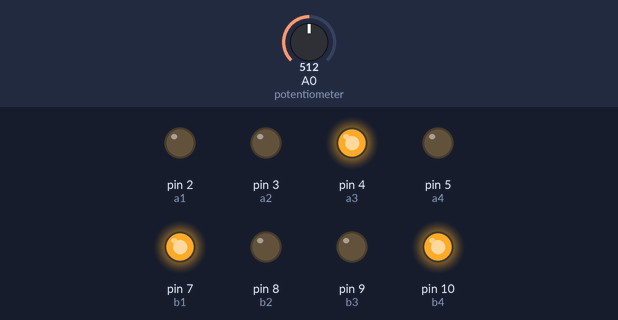
Recording of a sketch running on a simulated Arduino Uno, built with avr-gcc and run on an emulated ATmega328P. On the bench: output pins drawn as LEDs (lit = HIGH). The test bench sets the inputs (shaded band); at power-on: A0 (potentiometer) = 512.

Above: at 1.2 s.
1.3 s: A0 (potentiometer) set to 525
At 2.1 s:
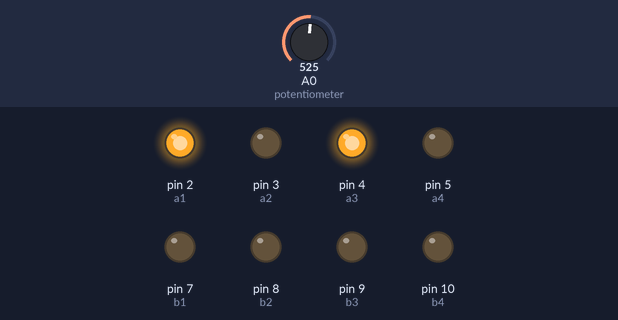
2.8 s: A0 (potentiometer) set to 716
At 3.2 s:
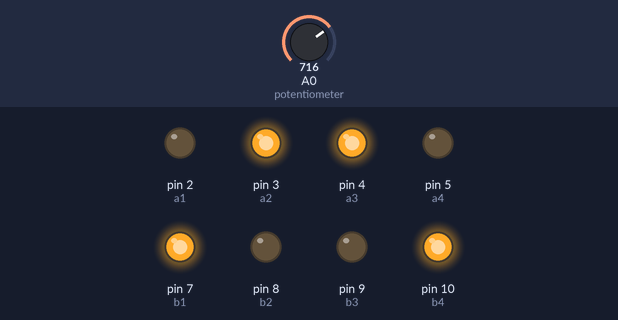
4.3 s: A0 (potentiometer) set to 724
At 5.5 s:
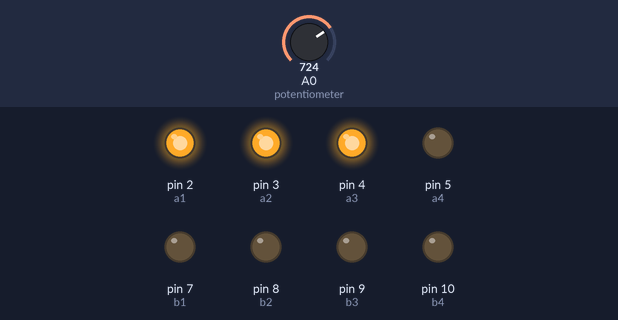
5.8 s: A0 (potentiometer) set to 900
At 6.7 s:
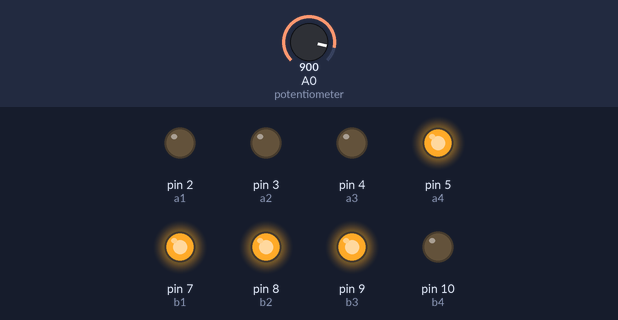
7.3 s: A0 (potentiometer) set to 917
At 7.8 s:
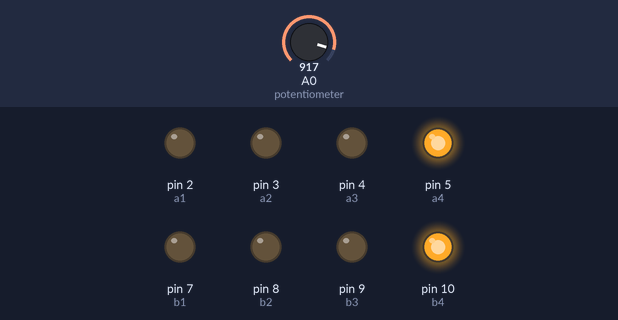
8.8 s: A0 (potentiometer) set to 511
At 10.2 s:
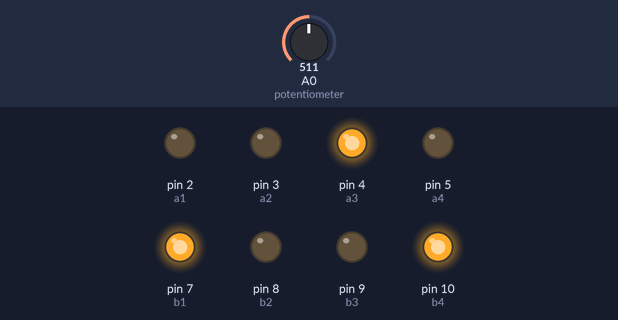
Timing chart, 0 to 11.3 s (numbered marks = the images above; inputs shaded):
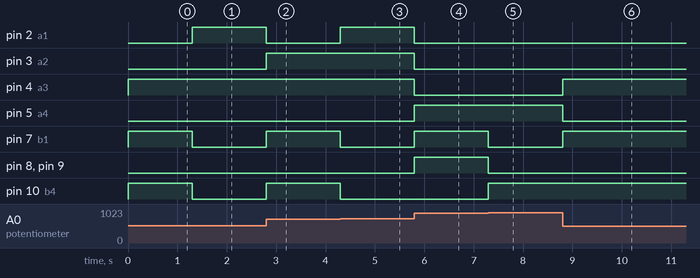

The sketch:

R3_Training_Task_1.ino
```cpp
// Pins for Decoder 1
const byte a1 = 2;
const byte a2 = 3;
const byte a3 = 4;
const byte a4 = 5;

// Pins for Decoder 2
const byte b1 = 7;
const byte b2 = 8;
const byte b3 = 9;
const byte b4 = 10;

int n; // Stores the number
int digit1; // Stores the digit for the first display (the "tens" column)
int digit2; // Stores the digit for the second display (the "ones" column)

void display1(int num) { // For displaying numbers 0-9 on the first display
  if(num == 0) { // 0000
    digitalWrite(a1, LOW);
    digitalWrite(a2, LOW);
    digitalWrite(a3, LOW);
    digitalWrite(a4, LOW);
  }
  if(num == 1) { // 0001
    digitalWrite(a1, HIGH);
    digitalWrite(a2, LOW);
    digitalWrite(a3, LOW);
    digitalWrite(a4, LOW);
  }
  if(num == 2) { // 0010
    digitalWrite(a1, LOW);
    digitalWrite(a2, HIGH);
    digitalWrite(a3, LOW);
    digitalWrite(a4, LOW);
  }
  if(num == 3) { // 0011
    digitalWrite(a1, HIGH);
    digitalWrite(a2, HIGH);
    digitalWrite(a3, LOW);
    digitalWrite(a4, LOW);
  }
  if(num == 4) { // 0100
    digitalWrite(a1, LOW);
    digitalWrite(a2, LOW);
    digitalWrite(a3, HIGH);
    digitalWrite(a4, LOW);
  }
  if(num == 5) { // 0101
    digitalWrite(a1, HIGH);
    digitalWrite(a2, LOW);
    digitalWrite(a3, HIGH);
    digitalWrite(a4, LOW);
  }
  if(num == 6) { //0110
    digitalWrite(a1, LOW);
    digitalWrite(a2, HIGH);
    digitalWrite(a3, HIGH);
    digitalWrite(a4, LOW);
  }
  if(num == 7) { // 0111
    digitalWrite(a1, HIGH);
    digitalWrite(a2, HIGH);
    digitalWrite(a3, HIGH);
    digitalWrite(a4, LOW);
  }
  if(num == 8) { // 1000
    digitalWrite(a1, LOW);
    digitalWrite(a2, LOW);
    digitalWrite(a3, LOW);
    digitalWrite(a4, HIGH);
  }
  if(num == 9) { // 1001
    digitalWrite(a1, HIGH);
    digitalWrite(a2, LOW);
    digitalWrite(a3, LOW);
    digitalWrite(a4, HIGH);
  }
}

void display2(int num) { // For displaying numbers 0-9 on the second display
  if(num == 0) { // 0000
    digitalWrite(b1, LOW);
    digitalWrite(b2, LOW);
    digitalWrite(b3, LOW);
    digitalWrite(b4, LOW);
  }
  if(num == 1) { // 0001
    digitalWrite(b1, HIGH);
    digitalWrite(b2, LOW);
    digitalWrite(b3, LOW);
    digitalWrite(b4, LOW);
  }
  if(num == 2) { // 0010
    digitalWrite(b1, LOW);
    digitalWrite(b2, HIGH);
    digitalWrite(b3, LOW);
    digitalWrite(b4, LOW);
  }
  if(num == 3) { // 0011
    digitalWrite(b1, HIGH);
    digitalWrite(b2, HIGH);
    digitalWrite(b3, LOW);
    digitalWrite(b4, LOW);
  }
  if(num == 4) { // 0100
    digitalWrite(b1, LOW);
    digitalWrite(b2, LOW);
    digitalWrite(b3, HIGH);
    digitalWrite(b4, LOW);
  }
  if(num == 5) { // 0101
    digitalWrite(b1, HIGH);
    digitalWrite(b2, LOW);
    digitalWrite(b3, HIGH);
    digitalWrite(b4, LOW);
  }
  if(num == 6) { //0110
    digitalWrite(b1, LOW);
    digitalWrite(b2, HIGH);
    digitalWrite(b3, HIGH);
    digitalWrite(b4, LOW);
  }
  if(num == 7) { // 0111
    digitalWrite(b1, HIGH);
    digitalWrite(b2, HIGH);
    digitalWrite(b3, HIGH);
    digitalWrite(b4, LOW);
  }
  if(num == 8) { // 1000
    digitalWrite(b1, LOW);
    digitalWrite(b2, LOW);
    digitalWrite(b3, LOW);
    digitalWrite(b4, HIGH);
  }
  if(num == 9) { // 1001
    digitalWrite(b1, HIGH);
    digitalWrite(b2, LOW);
    digitalWrite(b3, LOW);
    digitalWrite(b4, HIGH);
  }
}

void setup() {
  pinMode(a1, OUTPUT);
  pinMode(a2, OUTPUT);
  pinMode(a3, OUTPUT);
  pinMode(a4, OUTPUT);
  pinMode(b1, OUTPUT);
  pinMode(b2, OUTPUT);
  pinMode(b3, OUTPUT);
  pinMode(b4, OUTPUT);
  pinMode(A0, INPUT);
}

void loop() {
  int potValue = analogRead(A0); // To read the potentiometer value
  int potMapped = map(potValue, 0, 1023, 0, 99); // Using the map function allows for the potentiometer to output values from only 0-99

  n = potMapped;
  digit1 = n/10; // Stores the "tens" value of n by dividing it by 10, since int only stores whole numbers, anything after the decimal will be ignored
  digit2 = n%10; // Stores the "ones" value of n by taking the remainder of n/10

  display1(digit1);
  display2(digit2);
}
```

Measured:
- the behaviour switches between 516 and 517 on A0 (potentiometer) (found by bisection; images 0 and 1)
- the behaviour switches between 723 and 724 on A0 (potentiometer) (found by bisection; images 2 and 3)
- the behaviour switches between 909 and 910 on A0 (potentiometer) (found by bisection; images 4 and 5)
- after the input at 1.3 s, pin 2 (a1): LOW → HIGH at once; pin 7 (b1), pin 10 (b4): HIGH → LOW at once
- after the input at 2.8 s, pin 2 (a1): HIGH → LOW at once; pin 3 (a2), pin 7 (b1), pin 10 (b4): LOW → HIGH at once
- after the input at 4.3 s, pin 2 (a1): LOW → HIGH at once; pin 7 (b1), pin 10 (b4): HIGH → LOW at once
- after the input at 5.8 s, pin 2 (a1), pin 3 (a2), pin 4 (a3): HIGH → LOW at once; pin 5 (a4), pin 7 (b1), pin 8 (b2), pin 9 (b3): LOW → HIGH at once
- after the input at 7.3 s, pin 7 (b1), pin 8 (b2), pin 9 (b3): HIGH → LOW at once; pin 10 (b4): LOW → HIGH at once
- after the input at 8.8 s, pin 4 (a3), pin 7 (b1): LOW → HIGH at once; pin 5 (a4): HIGH → LOW at once
